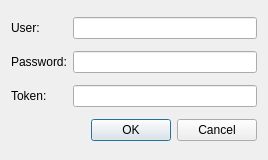
<?xml version="1.0" encoding="UTF-8"?>
<ui version="4.0">
 <class>LoginDialog</class>
 <widget class="QDialog" name="LoginDialog">
  <property name="geometry">
   <rect>
    <x>0</x>
    <y>0</y>
    <width>268</width>
    <height>160</height>
   </rect>
  </property>
  <property name="windowTitle">
   <string>Login</string>
  </property>
  <layout class="QGridLayout" name="gridLayout">
   <item row="0" column="1">
    <widget class="QLineEdit" name="editUser">
     <property name="enabled">
      <bool>true</bool>
     </property>
     <property name="inputMask">
      <string/>
     </property>
     <property name="text">
      <string/>
     </property>
    </widget>
   </item>
   <item row="1" column="0">
    <widget class="QLabel" name="labelPassword">
     <property name="text">
      <string>Password:</string>
     </property>
     <property name="buddy">
      <cstring>editPassword</cstring>
     </property>
    </widget>
   </item>
   <item row="1" column="1">
    <widget class="QLineEdit" name="editPassword">
     <property name="enabled">
      <bool>true</bool>
     </property>
     <property name="inputMask">
      <string/>
     </property>
     <property name="text">
      <string/>
     </property>
     <property name="echoMode">
      <enum>QLineEdit::Password</enum>
     </property>
    </widget>
   </item>
   <item row="2" column="1">
    <widget class="QLineEdit" name="editToken">
     <property name="enabled">
      <bool>true</bool>
     </property>
     <property name="echoMode">
      <enum>QLineEdit::Password</enum>
     </property>
    </widget>
   </item>
   <item row="2" column="0">
    <widget class="QLabel" name="labelToken">
     <property name="enabled">
      <bool>true</bool>
     </property>
     <property name="text">
      <string>Token:</string>
     </property>
    </widget>
   </item>
   <item row="0" column="0">
    <widget class="QLabel" name="labelUser">
     <property name="text">
      <string>User:</string>
     </property>
     <property name="buddy">
      <cstring>editUser</cstring>
     </property>
    </widget>
   </item>
   <item row="3" column="0" colspan="2">
    <widget class="QDialogButtonBox" name="buttonBox">
     <property name="orientation">
      <enum>Qt::Horizontal</enum>
     </property>
     <property name="standardButtons">
      <set>QDialogButtonBox::Cancel|QDialogButtonBox::Ok</set>
     </property>
    </widget>
   </item>
  </layout>
 </widget>
 <resources/>
 <connections>
  <connection>
   <sender>buttonBox</sender>
   <signal>accepted()</signal>
   <receiver>LoginDialog</receiver>
   <slot>accept()</slot>
   <hints>
    <hint type="sourcelabel">
     <x>248</x>
     <y>254</y>
    </hint>
    <hint type="destinationlabel">
     <x>157</x>
     <y>274</y>
    </hint>
   </hints>
  </connection>
  <connection>
   <sender>buttonBox</sender>
   <signal>rejected()</signal>
   <receiver>LoginDialog</receiver>
   <slot>reject()</slot>
   <hints>
    <hint type="sourcelabel">
     <x>316</x>
     <y>260</y>
    </hint>
    <hint type="destinationlabel">
     <x>286</x>
     <y>274</y>
    </hint>
   </hints>
  </connection>
 </connections>
</ui>
